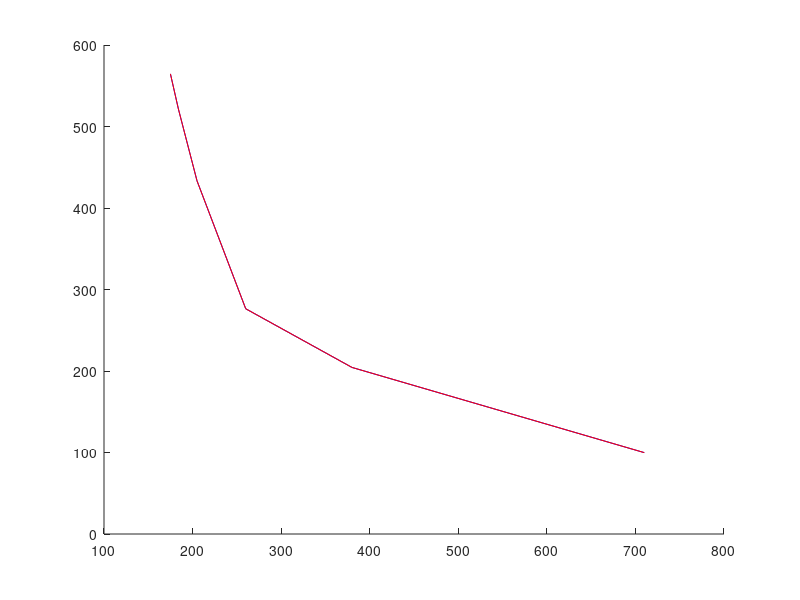

The MATLAB script that drew this image:
clc
clear
close all

G = [710, 100;
     380, 200;
     260, 300;
     205, 400;
     184, 500;
     175, 600];
p = polyfit(G(:,1), G(:, 2), 3);
x = G(:,1);
y = (-2.426419589768546e-05) .* (x.^3) + 0.033386091752628 .*(x.^2) + -14.425802340471616.*x + 2.196655880117626e+03;
hold on
plot(G(:,1), polyval(p, G(:,1)), "b")
plot(G(:,1), y, "r");
hold off